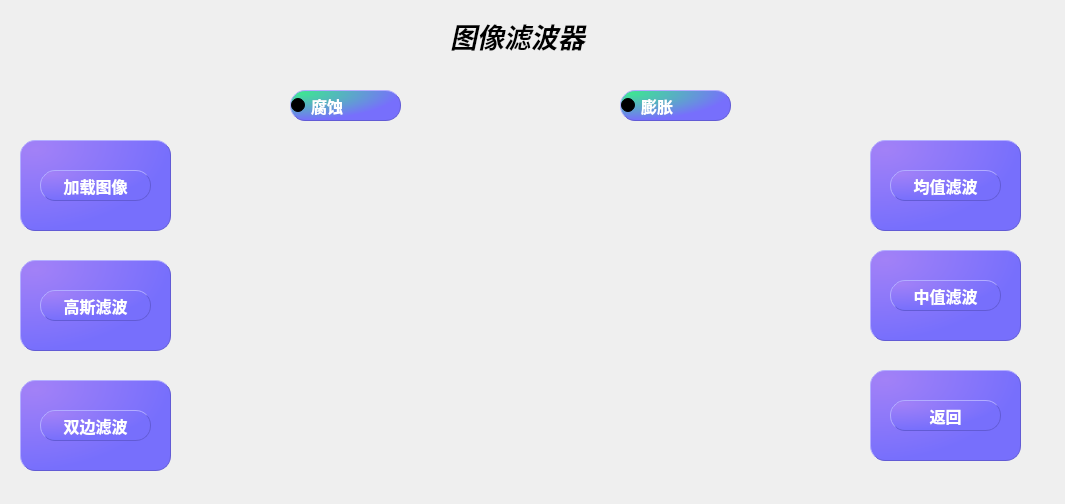
<?xml version="1.0" encoding="UTF-8"?>
<ui version="4.0">
 <class>Image_FilterClass</class>
 <widget class="QMainWindow" name="Image_FilterClass">
  <property name="geometry">
   <rect>
    <x>0</x>
    <y>0</y>
    <width>1065</width>
    <height>504</height>
   </rect>
  </property>
  <property name="windowTitle">
   <string>Image_Filter</string>
  </property>
  <widget class="QWidget" name="centralWidget">
   <widget class="QFrame" name="frame">
    <property name="geometry">
     <rect>
      <x>20</x>
      <y>140</y>
      <width>151</width>
      <height>91</height>
     </rect>
    </property>
    <property name="styleSheet">
     <string notr="true">color: rgb(255, 255, 255);
border-radius: 15px;
background-color: qradialgradient(cx:0, cy:0, radius:1, fx:0.1, fy:0.1, stop:0 rgb(162, 129, 247),  stop:1 rgb(119, 111, 252));
border: 1px outset rgb(98, 91, 213);</string>
    </property>
    <property name="frameShape">
     <enum>QFrame::StyledPanel</enum>
    </property>
    <property name="frameShadow">
     <enum>QFrame::Raised</enum>
    </property>
    <widget class="QPushButton" name="pushButton">
     <property name="geometry">
      <rect>
       <x>20</x>
       <y>30</y>
       <width>111</width>
       <height>31</height>
      </rect>
     </property>
     <property name="font">
      <font>
       <pointsize>12</pointsize>
       <weight>75</weight>
       <bold>true</bold>
      </font>
     </property>
     <property name="text">
      <string>加载图像</string>
     </property>
    </widget>
   </widget>
   <widget class="QFrame" name="frame_3">
    <property name="geometry">
     <rect>
      <x>870</x>
      <y>370</y>
      <width>151</width>
      <height>91</height>
     </rect>
    </property>
    <property name="styleSheet">
     <string notr="true">color: rgb(255, 255, 255);
border-radius: 15px;
background-color: qradialgradient(cx:0, cy:0, radius:1, fx:0.1, fy:0.1, stop:0 rgb(162, 129, 247),  stop:1 rgb(119, 111, 252));
border: 1px outset rgb(98, 91, 213);</string>
    </property>
    <property name="frameShape">
     <enum>QFrame::StyledPanel</enum>
    </property>
    <property name="frameShadow">
     <enum>QFrame::Raised</enum>
    </property>
    <widget class="QPushButton" name="pushButton_5">
     <property name="geometry">
      <rect>
       <x>20</x>
       <y>30</y>
       <width>111</width>
       <height>31</height>
      </rect>
     </property>
     <property name="font">
      <font>
       <pointsize>12</pointsize>
       <weight>75</weight>
       <bold>true</bold>
      </font>
     </property>
     <property name="text">
      <string>返回</string>
     </property>
    </widget>
   </widget>
   <widget class="QFrame" name="frame_4">
    <property name="geometry">
     <rect>
      <x>870</x>
      <y>140</y>
      <width>151</width>
      <height>91</height>
     </rect>
    </property>
    <property name="styleSheet">
     <string notr="true">color: rgb(255, 255, 255);
border-radius: 15px;
background-color: qradialgradient(cx:0, cy:0, radius:1, fx:0.1, fy:0.1, stop:0 rgb(162, 129, 247),  stop:1 rgb(119, 111, 252));
border: 1px outset rgb(98, 91, 213);</string>
    </property>
    <property name="frameShape">
     <enum>QFrame::StyledPanel</enum>
    </property>
    <property name="frameShadow">
     <enum>QFrame::Raised</enum>
    </property>
    <widget class="QPushButton" name="pushButton_6">
     <property name="geometry">
      <rect>
       <x>20</x>
       <y>30</y>
       <width>111</width>
       <height>31</height>
      </rect>
     </property>
     <property name="font">
      <font>
       <pointsize>12</pointsize>
       <weight>75</weight>
       <bold>true</bold>
      </font>
     </property>
     <property name="text">
      <string>均值滤波</string>
     </property>
    </widget>
   </widget>
   <widget class="QFrame" name="frame_5">
    <property name="geometry">
     <rect>
      <x>870</x>
      <y>250</y>
      <width>151</width>
      <height>91</height>
     </rect>
    </property>
    <property name="styleSheet">
     <string notr="true">color: rgb(255, 255, 255);
border-radius: 15px;
background-color: qradialgradient(cx:0, cy:0, radius:1, fx:0.1, fy:0.1, stop:0 rgb(162, 129, 247),  stop:1 rgb(119, 111, 252));
border: 1px outset rgb(98, 91, 213);</string>
    </property>
    <property name="frameShape">
     <enum>QFrame::StyledPanel</enum>
    </property>
    <property name="frameShadow">
     <enum>QFrame::Raised</enum>
    </property>
    <widget class="QPushButton" name="pushButton_7">
     <property name="geometry">
      <rect>
       <x>20</x>
       <y>30</y>
       <width>111</width>
       <height>31</height>
      </rect>
     </property>
     <property name="font">
      <font>
       <pointsize>12</pointsize>
       <weight>75</weight>
       <bold>true</bold>
      </font>
     </property>
     <property name="text">
      <string>中值滤波</string>
     </property>
    </widget>
   </widget>
   <widget class="QFrame" name="frame_6">
    <property name="geometry">
     <rect>
      <x>20</x>
      <y>380</y>
      <width>151</width>
      <height>91</height>
     </rect>
    </property>
    <property name="styleSheet">
     <string notr="true">color: rgb(255, 255, 255);
border-radius: 15px;
background-color: qradialgradient(cx:0, cy:0, radius:1, fx:0.1, fy:0.1, stop:0 rgb(162, 129, 247),  stop:1 rgb(119, 111, 252));
border: 1px outset rgb(98, 91, 213);</string>
    </property>
    <property name="frameShape">
     <enum>QFrame::StyledPanel</enum>
    </property>
    <property name="frameShadow">
     <enum>QFrame::Raised</enum>
    </property>
    <widget class="QPushButton" name="pushButton_8">
     <property name="geometry">
      <rect>
       <x>20</x>
       <y>30</y>
       <width>111</width>
       <height>31</height>
      </rect>
     </property>
     <property name="font">
      <font>
       <pointsize>12</pointsize>
       <weight>75</weight>
       <bold>true</bold>
      </font>
     </property>
     <property name="text">
      <string>双边滤波</string>
     </property>
    </widget>
   </widget>
   <widget class="QLabel" name="label8">
    <property name="geometry">
     <rect>
      <x>450</x>
      <y>20</y>
      <width>161</width>
      <height>31</height>
     </rect>
    </property>
    <property name="font">
     <font>
      <pointsize>20</pointsize>
      <weight>75</weight>
      <italic>true</italic>
      <bold>true</bold>
     </font>
    </property>
    <property name="text">
     <string>图像滤波器</string>
    </property>
   </widget>
   <widget class="QLabel" name="label">
    <property name="geometry">
     <rect>
      <x>210</x>
      <y>140</y>
      <width>301</width>
      <height>281</height>
     </rect>
    </property>
    <property name="styleSheet">
     <string notr="true">background-image: url(:/back/load.png);</string>
    </property>
    <property name="text">
     <string/>
    </property>
   </widget>
   <widget class="QLabel" name="label_2">
    <property name="geometry">
     <rect>
      <x>530</x>
      <y>140</y>
      <width>311</width>
      <height>281</height>
     </rect>
    </property>
    <property name="styleSheet">
     <string notr="true">background-image: url(:/back/load.png);</string>
    </property>
    <property name="text">
     <string/>
    </property>
   </widget>
   <widget class="QRadioButton" name="radioButton">
    <property name="geometry">
     <rect>
      <x>290</x>
      <y>90</y>
      <width>111</width>
      <height>31</height>
     </rect>
    </property>
    <property name="font">
     <font>
      <pointsize>12</pointsize>
      <weight>75</weight>
      <bold>true</bold>
     </font>
    </property>
    <property name="styleSheet">
     <string notr="true">color: rgb(255, 255, 255);
border-radius: 15px;
background-color: qradialgradient(cx:0, cy:0, radius:1, fx:0.1, fy:0.1, stop:0 rgb(62, 229, 147),  stop:1 rgb(119, 111, 252));
border: 1px outset rgb(98, 91, 213);</string>
    </property>
    <property name="text">
     <string>腐蚀</string>
    </property>
   </widget>
   <widget class="QRadioButton" name="radioButton_2">
    <property name="geometry">
     <rect>
      <x>620</x>
      <y>90</y>
      <width>111</width>
      <height>31</height>
     </rect>
    </property>
    <property name="font">
     <font>
      <pointsize>12</pointsize>
      <weight>75</weight>
      <bold>true</bold>
     </font>
    </property>
    <property name="styleSheet">
     <string notr="true">color: rgb(255, 255, 255);
border-radius: 15px;
background-color: qradialgradient(cx:0, cy:0, radius:1, fx:0.1, fy:0.1, stop:0 rgb(62, 229, 147),  stop:1 rgb(119, 111, 252));
border: 1px outset rgb(98, 91, 213);</string>
    </property>
    <property name="text">
     <string>膨胀</string>
    </property>
   </widget>
   <widget class="QFrame" name="frame_7">
    <property name="geometry">
     <rect>
      <x>20</x>
      <y>260</y>
      <width>151</width>
      <height>91</height>
     </rect>
    </property>
    <property name="styleSheet">
     <string notr="true">color: rgb(255, 255, 255);
border-radius: 15px;
background-color: qradialgradient(cx:0, cy:0, radius:1, fx:0.1, fy:0.1, stop:0 rgb(162, 129, 247),  stop:1 rgb(119, 111, 252));
border: 1px outset rgb(98, 91, 213);</string>
    </property>
    <property name="frameShape">
     <enum>QFrame::StyledPanel</enum>
    </property>
    <property name="frameShadow">
     <enum>QFrame::Raised</enum>
    </property>
    <widget class="QPushButton" name="pushButton_9">
     <property name="geometry">
      <rect>
       <x>20</x>
       <y>30</y>
       <width>111</width>
       <height>31</height>
      </rect>
     </property>
     <property name="font">
      <font>
       <pointsize>12</pointsize>
       <weight>75</weight>
       <bold>true</bold>
      </font>
     </property>
     <property name="text">
      <string>高斯滤波</string>
     </property>
    </widget>
   </widget>
   <widget class="QLabel" name="label_3">
    <property name="geometry">
     <rect>
      <x>0</x>
      <y>0</y>
      <width>1071</width>
      <height>511</height>
     </rect>
    </property>
    <property name="styleSheet">
     <string notr="true">background-image: url(:/back/background9.png);</string>
    </property>
    <property name="text">
     <string/>
    </property>
    <property name="pixmap">
     <pixmap resource="back.qrc">:/back/background9.png</pixmap>
    </property>
    <property name="scaledContents">
     <bool>true</bool>
    </property>
   </widget>
   <zorder>label_3</zorder>
   <zorder>frame</zorder>
   <zorder>frame_3</zorder>
   <zorder>frame_4</zorder>
   <zorder>frame_5</zorder>
   <zorder>frame_6</zorder>
   <zorder>label8</zorder>
   <zorder>label</zorder>
   <zorder>label_2</zorder>
   <zorder>radioButton</zorder>
   <zorder>radioButton_2</zorder>
   <zorder>frame_7</zorder>
  </widget>
 </widget>
 <layoutdefault spacing="6" margin="11"/>
 <resources>
  <include location="back.qrc"/>
 </resources>
 <connections>
  <connection>
   <sender>pushButton</sender>
   <signal>clicked()</signal>
   <receiver>Image_FilterClass</receiver>
   <slot>load_image()</slot>
   <hints>
    <hint type="sourcelabel">
     <x>90</x>
     <y>170</y>
    </hint>
    <hint type="destinationlabel">
     <x>88</x>
     <y>36</y>
    </hint>
   </hints>
  </connection>
  <connection>
   <sender>pushButton_5</sender>
   <signal>clicked()</signal>
   <receiver>Image_FilterClass</receiver>
   <slot>return_up()</slot>
   <hints>
    <hint type="sourcelabel">
     <x>942</x>
     <y>423</y>
    </hint>
    <hint type="destinationlabel">
     <x>90</x>
     <y>447</y>
    </hint>
   </hints>
  </connection>
  <connection>
   <sender>pushButton_8</sender>
   <signal>clicked()</signal>
   <receiver>Image_FilterClass</receiver>
   <slot>Gaussian_filtering()</slot>
   <hints>
    <hint type="sourcelabel">
     <x>95</x>
     <y>438</y>
    </hint>
    <hint type="destinationlabel">
     <x>1058</x>
     <y>456</y>
    </hint>
   </hints>
  </connection>
  <connection>
   <sender>pushButton_7</sender>
   <signal>clicked()</signal>
   <receiver>Image_FilterClass</receiver>
   <slot>Median_filtering()</slot>
   <hints>
    <hint type="sourcelabel">
     <x>942</x>
     <y>308</y>
    </hint>
    <hint type="destinationlabel">
     <x>1042</x>
     <y>305</y>
    </hint>
   </hints>
  </connection>
  <connection>
   <sender>pushButton_6</sender>
   <signal>clicked()</signal>
   <receiver>Image_FilterClass</receiver>
   <slot>Mean_filtering()</slot>
   <hints>
    <hint type="sourcelabel">
     <x>942</x>
     <y>195</y>
    </hint>
    <hint type="destinationlabel">
     <x>1053</x>
     <y>179</y>
    </hint>
   </hints>
  </connection>
  <connection>
   <sender>pushButton_9</sender>
   <signal>clicked()</signal>
   <receiver>Image_FilterClass</receiver>
   <slot>Gaussian_filtering()</slot>
   <hints>
    <hint type="sourcelabel">
     <x>150</x>
     <y>300</y>
    </hint>
    <hint type="destinationlabel">
     <x>185</x>
     <y>303</y>
    </hint>
   </hints>
  </connection>
  <connection>
   <sender>radioButton</sender>
   <signal>clicked()</signal>
   <receiver>Image_FilterClass</receiver>
   <slot>corrosion()</slot>
   <hints>
    <hint type="sourcelabel">
     <x>337</x>
     <y>91</y>
    </hint>
    <hint type="destinationlabel">
     <x>331</x>
     <y>66</y>
    </hint>
   </hints>
  </connection>
  <connection>
   <sender>radioButton_2</sender>
   <signal>clicked()</signal>
   <receiver>Image_FilterClass</receiver>
   <slot>expansion()</slot>
   <hints>
    <hint type="sourcelabel">
     <x>681</x>
     <y>91</y>
    </hint>
    <hint type="destinationlabel">
     <x>677</x>
     <y>68</y>
    </hint>
   </hints>
  </connection>
  <connection>
   <sender>pushButton_8</sender>
   <signal>clicked()</signal>
   <receiver>Image_FilterClass</receiver>
   <slot>Bilateral_filtering()</slot>
   <hints>
    <hint type="sourcelabel">
     <x>150</x>
     <y>424</y>
    </hint>
    <hint type="destinationlabel">
     <x>204</x>
     <y>426</y>
    </hint>
   </hints>
  </connection>
 </connections>
 <slots>
  <slot>load_image()</slot>
  <slot>return_up()</slot>
  <slot>Mean_filtering()</slot>
  <slot>Gaussian_filtering()</slot>
  <slot>Median_filtering()</slot>
  <slot>Morphology()</slot>
  <slot>corrosion()</slot>
  <slot>expansion()</slot>
  <slot>Bilateral_filtering()</slot>
 </slots>
</ui>
